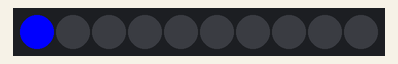
This sketch was run on a simulated Arduino Uno, built with avr-gcc and run on an emulated ATmega328P. Parts: 10 RGB LEDs in strip order, left to right.

Above: at 0.96 s.
At 1.97 s:
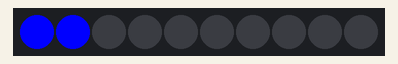
At 2.9 s:
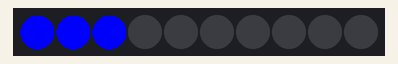
At 3.73 s:
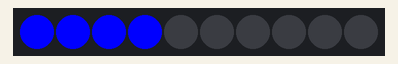
At 5.13 s:
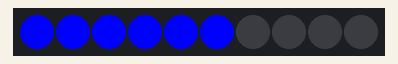
At 6.7 s:
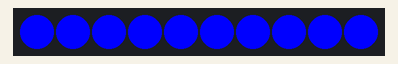

The sketch:

challengedrop.ino
```cpp
#include <FastLED.h>

#define NUM_LEDS 10
#define DATA_PIN 8
#define MAX_VOLTS 5
#define MAX_AMPS 500
#define BRIGHTNESS 255

CRGB leds[NUM_LEDS];
int stackedCount = 0;

void setup() {
  FastLED.addLeds<WS2812B, DATA_PIN, GRB>(leds, NUM_LEDS);
  FastLED.setMaxPowerInVoltsAndMilliamps(MAX_VOLTS, MAX_AMPS);
  FastLED.setBrightness(BRIGHTNESS);
}

void loop() {

  if (stackedCount < NUM_LEDS) {
    for (int i = NUM_LEDS - 1; i >= stackedCount; i--) {
      FastLED.clear();
      for (int s = 0; s < stackedCount; s++) {
        leds[s] = CRGB::Blue;
      }
      leds[i] = CRGB::Blue;
      FastLED.show();
      delay(90);
    }
    stackedCount++;
    delay(200);
  }
  else {
    delay(1000);
    for(int blink = 0; blink < 3; blink++) {
      FastLED.clear();
      FastLED.show();
      delay(200);
      fill_solid(leds, NUM_LEDS, CRGB::Blue);
      FastLED.show();
      delay(200);
    }
    stackedCount = 0;
    FastLED.clear();
    FastLED.show();
  }
}
```

Measured:
- by itself, everything shown: repeats every 9.2 s, in 61 steps
- what the display in image 5 shows lasts 1.3 s, from 6.7 s to 8.0 s
